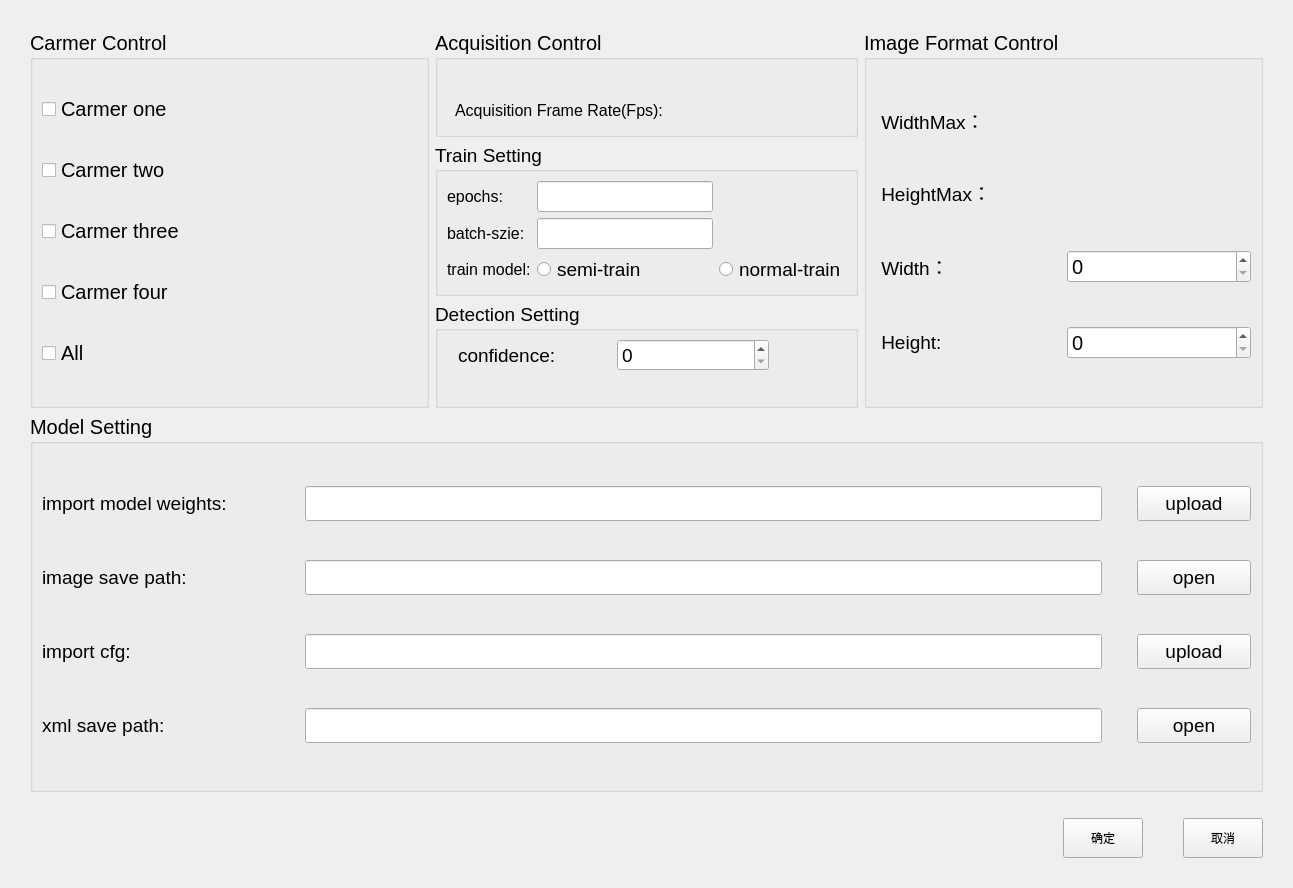
<?xml version="1.0" encoding="UTF-8"?>
<ui version="4.0">
 <class>Setting</class>
 <widget class="QWidget" name="Setting">
  <property name="geometry">
   <rect>
    <x>0</x>
    <y>0</y>
    <width>1293</width>
    <height>888</height>
   </rect>
  </property>
  <property name="windowTitle">
   <string>Form</string>
  </property>
  <layout class="QVBoxLayout" name="verticalLayout_2" stretch="4,4,1">
   <property name="leftMargin">
    <number>30</number>
   </property>
   <property name="topMargin">
    <number>30</number>
   </property>
   <property name="rightMargin">
    <number>30</number>
   </property>
   <property name="bottomMargin">
    <number>30</number>
   </property>
   <item>
    <layout class="QHBoxLayout" name="horizontalLayout_3" stretch="2,0,2">
     <item>
      <widget class="QGroupBox" name="Carmer_control">
       <property name="font">
        <font>
         <pointsize>15</pointsize>
        </font>
       </property>
       <property name="title">
        <string>Carmer Control</string>
       </property>
       <layout class="QGridLayout" name="gridLayout">
        <item row="0" column="0">
         <widget class="QCheckBox" name="carmer_one">
          <property name="font">
           <font>
            <pointsize>15</pointsize>
           </font>
          </property>
          <property name="text">
           <string>Carmer one</string>
          </property>
         </widget>
        </item>
        <item row="1" column="0">
         <widget class="QCheckBox" name="carmer_two">
          <property name="font">
           <font>
            <pointsize>15</pointsize>
           </font>
          </property>
          <property name="text">
           <string>Carmer two</string>
          </property>
         </widget>
        </item>
        <item row="4" column="0">
         <widget class="QCheckBox" name="carmer_all">
          <property name="font">
           <font>
            <pointsize>15</pointsize>
           </font>
          </property>
          <property name="text">
           <string>All</string>
          </property>
         </widget>
        </item>
        <item row="3" column="0">
         <widget class="QCheckBox" name="carmer_four">
          <property name="font">
           <font>
            <pointsize>15</pointsize>
           </font>
          </property>
          <property name="text">
           <string>Carmer four</string>
          </property>
         </widget>
        </item>
        <item row="2" column="0">
         <widget class="QCheckBox" name="carmer_three">
          <property name="font">
           <font>
            <pointsize>15</pointsize>
           </font>
          </property>
          <property name="text">
           <string>Carmer three</string>
          </property>
         </widget>
        </item>
       </layout>
      </widget>
     </item>
     <item>
      <layout class="QVBoxLayout" name="verticalLayout">
       <item>
        <widget class="QGroupBox" name="Acquisition_Control">
         <property name="font">
          <font>
           <pointsize>15</pointsize>
          </font>
         </property>
         <property name="contextMenuPolicy">
          <enum>Qt::NoContextMenu</enum>
         </property>
         <property name="title">
          <string>Acquisition Control</string>
         </property>
         <widget class="QWidget" name="layoutWidget">
          <property name="geometry">
           <rect>
            <x>20</x>
            <y>60</y>
            <width>391</width>
            <height>41</height>
           </rect>
          </property>
          <layout class="QHBoxLayout" name="horizontalLayout">
           <item>
            <widget class="QLabel" name="fps_label">
             <property name="font">
              <font>
               <pointsize>12</pointsize>
              </font>
             </property>
             <property name="text">
              <string>Acquisition Frame Rate(Fps):</string>
             </property>
            </widget>
           </item>
           <item>
            <widget class="QLabel" name="fps_value_label">
             <property name="text">
              <string/>
             </property>
            </widget>
           </item>
          </layout>
         </widget>
        </widget>
       </item>
       <item>
        <widget class="QGroupBox" name="train_setting">
         <property name="font">
          <font>
           <pointsize>14</pointsize>
          </font>
         </property>
         <property name="title">
          <string>Train Setting</string>
         </property>
         <layout class="QGridLayout" name="gridLayout_4">
          <item row="0" column="0">
           <widget class="QLabel" name="epoch_label">
            <property name="font">
             <font>
              <pointsize>12</pointsize>
             </font>
            </property>
            <property name="text">
             <string>epochs:</string>
            </property>
           </widget>
          </item>
          <item row="1" column="0">
           <widget class="QLabel" name="batch_size_label">
            <property name="font">
             <font>
              <pointsize>12</pointsize>
             </font>
            </property>
            <property name="text">
             <string>batch-szie:</string>
            </property>
           </widget>
          </item>
          <item row="2" column="1">
           <widget class="QRadioButton" name="semi_train">
            <property name="sizePolicy">
             <sizepolicy hsizetype="Preferred" vsizetype="Preferred">
              <horstretch>0</horstretch>
              <verstretch>0</verstretch>
             </sizepolicy>
            </property>
            <property name="maximumSize">
             <size>
              <width>150</width>
              <height>16777215</height>
             </size>
            </property>
            <property name="text">
             <string>semi-train</string>
            </property>
           </widget>
          </item>
          <item row="0" column="1">
           <widget class="QLineEdit" name="epoch_lineEdit"/>
          </item>
          <item row="1" column="1">
           <widget class="QLineEdit" name="batch_size_lineEdit"/>
          </item>
          <item row="2" column="0">
           <widget class="QLabel" name="train_model_labe">
            <property name="sizePolicy">
             <sizepolicy hsizetype="Preferred" vsizetype="Preferred">
              <horstretch>0</horstretch>
              <verstretch>0</verstretch>
             </sizepolicy>
            </property>
            <property name="font">
             <font>
              <pointsize>12</pointsize>
             </font>
            </property>
            <property name="text">
             <string>train model:</string>
            </property>
           </widget>
          </item>
          <item row="2" column="2">
           <widget class="QRadioButton" name="normal_train">
            <property name="sizePolicy">
             <sizepolicy hsizetype="Maximum" vsizetype="Fixed">
              <horstretch>0</horstretch>
              <verstretch>0</verstretch>
             </sizepolicy>
            </property>
            <property name="maximumSize">
             <size>
              <width>150</width>
              <height>16777215</height>
             </size>
            </property>
            <property name="text">
             <string>normal-train</string>
            </property>
           </widget>
          </item>
         </layout>
        </widget>
       </item>
       <item>
        <widget class="QGroupBox" name="Skin_Setting">
         <property name="sizePolicy">
          <sizepolicy hsizetype="Preferred" vsizetype="Preferred">
           <horstretch>0</horstretch>
           <verstretch>0</verstretch>
          </sizepolicy>
         </property>
         <property name="font">
          <font>
           <pointsize>14</pointsize>
          </font>
         </property>
         <property name="title">
          <string>Detection Setting</string>
         </property>
         <widget class="QWidget" name="">
          <property name="geometry">
           <rect>
            <x>23</x>
            <y>28</y>
            <width>311</width>
            <height>51</height>
           </rect>
          </property>
          <layout class="QHBoxLayout" name="horizontalLayout_4">
           <item>
            <widget class="QLabel" name="label">
             <property name="text">
              <string>confidence:</string>
             </property>
            </widget>
           </item>
           <item>
            <widget class="QSpinBox" name="spinBox"/>
           </item>
          </layout>
         </widget>
        </widget>
       </item>
      </layout>
     </item>
     <item>
      <widget class="QGroupBox" name="Image_Format_Control">
       <property name="sizePolicy">
        <sizepolicy hsizetype="Preferred" vsizetype="Preferred">
         <horstretch>0</horstretch>
         <verstretch>0</verstretch>
        </sizepolicy>
       </property>
       <property name="font">
        <font>
         <pointsize>15</pointsize>
        </font>
       </property>
       <property name="contextMenuPolicy">
        <enum>Qt::DefaultContextMenu</enum>
       </property>
       <property name="title">
        <string>Image Format Control</string>
       </property>
       <layout class="QGridLayout" name="gridLayout_3" rowstretch="0,0,0,0">
        <item row="0" column="0">
         <widget class="QLabel" name="WidthMax_label">
          <property name="font">
           <font>
            <pointsize>14</pointsize>
           </font>
          </property>
          <property name="text">
           <string> WidthMax：</string>
          </property>
         </widget>
        </item>
        <item row="0" column="1">
         <widget class="QLabel" name="WidthMax_value_label">
          <property name="sizePolicy">
           <sizepolicy hsizetype="Preferred" vsizetype="Fixed">
            <horstretch>0</horstretch>
            <verstretch>0</verstretch>
           </sizepolicy>
          </property>
          <property name="font">
           <font>
            <pointsize>14</pointsize>
           </font>
          </property>
          <property name="text">
           <string/>
          </property>
         </widget>
        </item>
        <item row="1" column="0">
         <widget class="QLabel" name="HeightMax_label">
          <property name="font">
           <font>
            <pointsize>14</pointsize>
           </font>
          </property>
          <property name="text">
           <string> HeightMax：</string>
          </property>
         </widget>
        </item>
        <item row="1" column="1">
         <widget class="QLabel" name="HeightMax_value_label">
          <property name="sizePolicy">
           <sizepolicy hsizetype="Preferred" vsizetype="Fixed">
            <horstretch>0</horstretch>
            <verstretch>0</verstretch>
           </sizepolicy>
          </property>
          <property name="font">
           <font>
            <pointsize>14</pointsize>
           </font>
          </property>
          <property name="text">
           <string/>
          </property>
         </widget>
        </item>
        <item row="2" column="0">
         <widget class="QLabel" name="Width_label">
          <property name="font">
           <font>
            <pointsize>14</pointsize>
           </font>
          </property>
          <property name="text">
           <string> Width：</string>
          </property>
         </widget>
        </item>
        <item row="2" column="1">
         <widget class="QSpinBox" name="Width_spinBox"/>
        </item>
        <item row="3" column="0">
         <widget class="QLabel" name="Height_label">
          <property name="font">
           <font>
            <pointsize>14</pointsize>
           </font>
          </property>
          <property name="text">
           <string> Height:</string>
          </property>
         </widget>
        </item>
        <item row="3" column="1">
         <widget class="QSpinBox" name="Height_spinBox"/>
        </item>
       </layout>
      </widget>
     </item>
    </layout>
   </item>
   <item>
    <widget class="QGroupBox" name="model_setting">
     <property name="font">
      <font>
       <pointsize>15</pointsize>
      </font>
     </property>
     <property name="title">
      <string>Model Setting</string>
     </property>
     <layout class="QGridLayout" name="gridLayout_2" columnstretch="2,7,1">
      <property name="horizontalSpacing">
       <number>35</number>
      </property>
      <property name="verticalSpacing">
       <number>6</number>
      </property>
      <item row="0" column="0">
       <widget class="QLabel" name="weights_label">
        <property name="font">
         <font>
          <pointsize>14</pointsize>
         </font>
        </property>
        <property name="text">
         <string>import model weights:</string>
        </property>
       </widget>
      </item>
      <item row="0" column="1">
       <widget class="QLineEdit" name="weights_lineEdit">
        <property name="sizePolicy">
         <sizepolicy hsizetype="Expanding" vsizetype="Fixed">
          <horstretch>0</horstretch>
          <verstretch>0</verstretch>
         </sizepolicy>
        </property>
        <property name="minimumSize">
         <size>
          <width>0</width>
          <height>35</height>
         </size>
        </property>
       </widget>
      </item>
      <item row="0" column="2">
       <widget class="QPushButton" name="weights_upload">
        <property name="minimumSize">
         <size>
          <width>0</width>
          <height>35</height>
         </size>
        </property>
        <property name="font">
         <font>
          <pointsize>14</pointsize>
         </font>
        </property>
        <property name="text">
         <string>upload</string>
        </property>
       </widget>
      </item>
      <item row="1" column="0">
       <widget class="QLabel" name="img_save_path_label">
        <property name="font">
         <font>
          <pointsize>14</pointsize>
         </font>
        </property>
        <property name="text">
         <string>image save path:</string>
        </property>
       </widget>
      </item>
      <item row="1" column="1">
       <widget class="QLineEdit" name="save_path_lineEdit">
        <property name="minimumSize">
         <size>
          <width>0</width>
          <height>35</height>
         </size>
        </property>
       </widget>
      </item>
      <item row="1" column="2">
       <widget class="QPushButton" name="img_path_open">
        <property name="minimumSize">
         <size>
          <width>0</width>
          <height>35</height>
         </size>
        </property>
        <property name="font">
         <font>
          <pointsize>14</pointsize>
         </font>
        </property>
        <property name="text">
         <string>open</string>
        </property>
       </widget>
      </item>
      <item row="2" column="0">
       <widget class="QLabel" name="cfg_label">
        <property name="font">
         <font>
          <pointsize>14</pointsize>
         </font>
        </property>
        <property name="text">
         <string>import cfg:</string>
        </property>
       </widget>
      </item>
      <item row="2" column="1">
       <widget class="QLineEdit" name="cfg_lineEdit">
        <property name="minimumSize">
         <size>
          <width>0</width>
          <height>35</height>
         </size>
        </property>
       </widget>
      </item>
      <item row="2" column="2">
       <widget class="QPushButton" name="cfg_upload">
        <property name="minimumSize">
         <size>
          <width>0</width>
          <height>35</height>
         </size>
        </property>
        <property name="font">
         <font>
          <pointsize>14</pointsize>
         </font>
        </property>
        <property name="text">
         <string>upload</string>
        </property>
       </widget>
      </item>
      <item row="3" column="0">
       <widget class="QLabel" name="xml_label">
        <property name="font">
         <font>
          <pointsize>14</pointsize>
         </font>
        </property>
        <property name="text">
         <string>xml save path:</string>
        </property>
       </widget>
      </item>
      <item row="3" column="1">
       <widget class="QLineEdit" name="xml_lineEdit">
        <property name="minimumSize">
         <size>
          <width>0</width>
          <height>35</height>
         </size>
        </property>
       </widget>
      </item>
      <item row="3" column="2">
       <widget class="QPushButton" name="xml_path_open">
        <property name="minimumSize">
         <size>
          <width>0</width>
          <height>35</height>
         </size>
        </property>
        <property name="font">
         <font>
          <pointsize>14</pointsize>
         </font>
        </property>
        <property name="text">
         <string>open</string>
        </property>
       </widget>
      </item>
     </layout>
    </widget>
   </item>
   <item>
    <layout class="QHBoxLayout" name="horizontalLayout_2">
     <property name="spacing">
      <number>40</number>
     </property>
     <property name="topMargin">
      <number>20</number>
     </property>
     <item>
      <spacer name="horizontalSpacer_2">
       <property name="orientation">
        <enum>Qt::Horizontal</enum>
       </property>
       <property name="sizeHint" stdset="0">
        <size>
         <width>40</width>
         <height>20</height>
        </size>
       </property>
      </spacer>
     </item>
     <item>
      <widget class="QPushButton" name="confirm">
       <property name="minimumSize">
        <size>
         <width>0</width>
         <height>40</height>
        </size>
       </property>
       <property name="text">
        <string>确定</string>
       </property>
      </widget>
     </item>
     <item>
      <widget class="QPushButton" name="cancel">
       <property name="minimumSize">
        <size>
         <width>0</width>
         <height>40</height>
        </size>
       </property>
       <property name="text">
        <string>取消</string>
       </property>
      </widget>
     </item>
    </layout>
   </item>
  </layout>
 </widget>
 <resources/>
 <connections/>
</ui>
